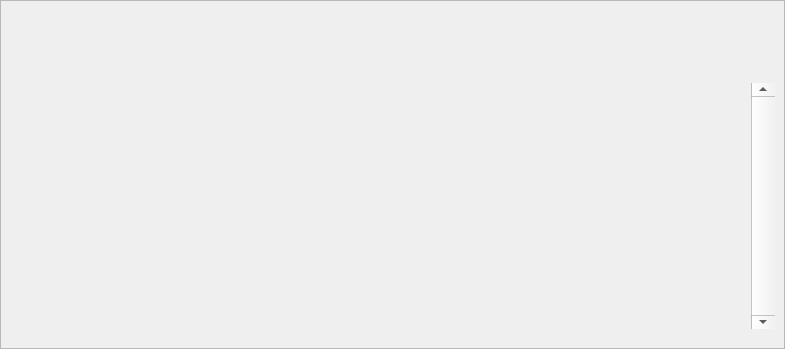
<?xml version="1.0" encoding="UTF-8"?>
<ui version="4.0">
 <class>CharacterWindowInventory</class>
 <widget class="QWidget" name="CharacterWindowInventory">
  <property name="geometry">
   <rect>
    <x>0</x>
    <y>0</y>
    <width>785</width>
    <height>349</height>
   </rect>
  </property>
  <property name="mouseTracking">
   <bool>true</bool>
  </property>
  <property name="acceptDrops">
   <bool>true</bool>
  </property>
  <property name="windowTitle">
   <string>Form</string>
  </property>
  <widget class="QFrame" name="InventoryWrapper">
   <property name="geometry">
    <rect>
     <x>0</x>
     <y>0</y>
     <width>785</width>
     <height>349</height>
    </rect>
   </property>
   <property name="frameShape">
    <enum>QFrame::StyledPanel</enum>
   </property>
   <property name="frameShadow">
    <enum>QFrame::Raised</enum>
   </property>
   <widget class="QScrollArea" name="InventoryScrollArea">
    <property name="geometry">
     <rect>
      <x>0</x>
      <y>45</y>
      <width>734</width>
      <height>308</height>
     </rect>
    </property>
    <property name="sizePolicy">
     <sizepolicy hsizetype="Fixed" vsizetype="Fixed">
      <horstretch>0</horstretch>
      <verstretch>0</verstretch>
     </sizepolicy>
    </property>
    <property name="mouseTracking">
     <bool>true</bool>
    </property>
    <property name="acceptDrops">
     <bool>true</bool>
    </property>
    <property name="styleSheet">
     <string notr="true">background: transparent;
border: none;</string>
    </property>
    <property name="verticalScrollBarPolicy">
     <enum>Qt::ScrollBarAlwaysOff</enum>
    </property>
    <property name="horizontalScrollBarPolicy">
     <enum>Qt::ScrollBarAlwaysOff</enum>
    </property>
    <property name="widgetResizable">
     <bool>true</bool>
    </property>
    <widget class="QWidget" name="scrollAreaWidgetContents">
     <property name="geometry">
      <rect>
       <x>0</x>
       <y>0</y>
       <width>734</width>
       <height>304</height>
      </rect>
     </property>
     <property name="sizePolicy">
      <sizepolicy hsizetype="Minimum" vsizetype="Maximum">
       <horstretch>0</horstretch>
       <verstretch>0</verstretch>
      </sizepolicy>
     </property>
     <property name="minimumSize">
      <size>
       <width>0</width>
       <height>304</height>
      </size>
     </property>
     <layout class="QVBoxLayout" name="verticalLayout_8">
      <property name="spacing">
       <number>0</number>
      </property>
      <property name="leftMargin">
       <number>0</number>
      </property>
      <property name="topMargin">
       <number>0</number>
      </property>
      <property name="rightMargin">
       <number>0</number>
      </property>
      <property name="bottomMargin">
       <number>0</number>
      </property>
      <item>
       <layout class="QGridLayout" name="Inventory" columnstretch="0" rowminimumheight="0" columnminimumwidth="0">
        <property name="sizeConstraint">
         <enum>QLayout::SetFixedSize</enum>
        </property>
        <property name="leftMargin">
         <number>0</number>
        </property>
        <property name="topMargin">
         <number>5</number>
        </property>
        <property name="rightMargin">
         <number>0</number>
        </property>
        <property name="bottomMargin">
         <number>9</number>
        </property>
        <property name="spacing">
         <number>6</number>
        </property>
       </layout>
      </item>
     </layout>
    </widget>
   </widget>
   <widget class="QScrollBar" name="InventoryScrollBar">
    <property name="geometry">
     <rect>
      <x>751</x>
      <y>83</y>
      <width>24</width>
      <height>246</height>
     </rect>
    </property>
    <property name="cursor">
     <cursorShape>PointingHandCursor</cursorShape>
    </property>
    <property name="maximum">
     <number>0</number>
    </property>
    <property name="singleStep">
     <number>74</number>
    </property>
    <property name="pageStep">
     <number>18</number>
    </property>
    <property name="orientation">
     <enum>Qt::Vertical</enum>
    </property>
   </widget>
  </widget>
 </widget>
 <resources/>
 <connections/>
</ui>
